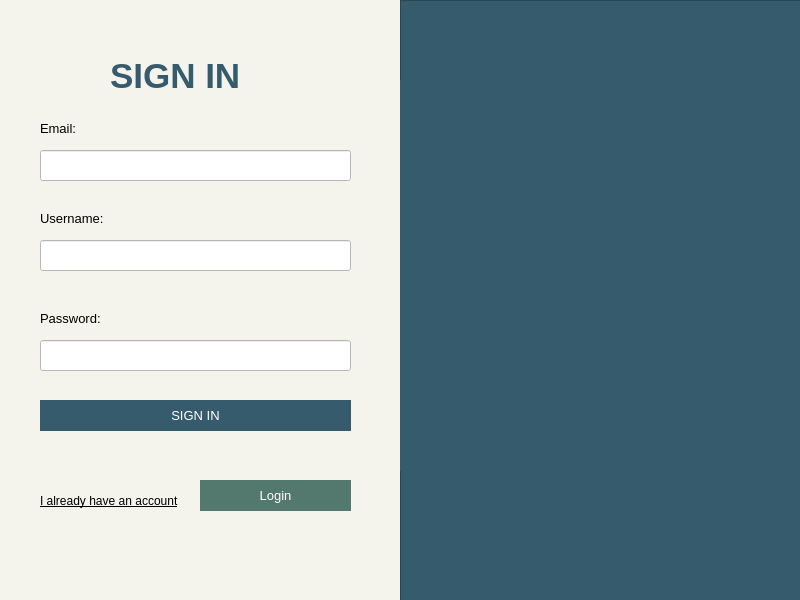
<?xml version="1.0" encoding="UTF-8"?>
<ui version="4.0">
 <class>signUp</class>
 <widget class="QWidget" name="signUp">
  <property name="geometry">
   <rect>
    <x>0</x>
    <y>0</y>
    <width>800</width>
    <height>600</height>
   </rect>
  </property>
  <property name="windowTitle">
   <string>Form</string>
  </property>
  <property name="styleSheet">
   <string notr="true">background-color: #f4f4ec;
color: black;</string>
  </property>
  <widget class="QLineEdit" name="usernameLine">
   <property name="geometry">
    <rect>
     <x>40</x>
     <y>240</y>
     <width>311</width>
     <height>31</height>
    </rect>
   </property>
   <property name="font">
    <font>
     <pointsize>10</pointsize>
    </font>
   </property>
   <property name="autoFillBackground">
    <bool>false</bool>
   </property>
   <property name="styleSheet">
    <string notr="true">color: black;
background-color: white;</string>
   </property>
   <property name="text">
    <string/>
   </property>
  </widget>
  <widget class="QLineEdit" name="passwordLine">
   <property name="geometry">
    <rect>
     <x>40</x>
     <y>340</y>
     <width>311</width>
     <height>31</height>
    </rect>
   </property>
   <property name="font">
    <font>
     <pointsize>10</pointsize>
    </font>
   </property>
   <property name="styleSheet">
    <string notr="true">color: black;
background-color: white;</string>
   </property>
   <property name="text">
    <string/>
   </property>
   <property name="echoMode">
    <enum>QLineEdit::Password</enum>
   </property>
  </widget>
  <widget class="QPushButton" name="pushButton">
   <property name="geometry">
    <rect>
     <x>40</x>
     <y>400</y>
     <width>311</width>
     <height>31</height>
    </rect>
   </property>
   <property name="palette">
    <palette>
     <active>
      <colorrole role="WindowText">
       <brush brushstyle="SolidPattern">
        <color alpha="255">
         <red>255</red>
         <green>255</green>
         <blue>255</blue>
        </color>
       </brush>
      </colorrole>
      <colorrole role="Button">
       <brush brushstyle="SolidPattern">
        <color alpha="255">
         <red>54</red>
         <green>91</green>
         <blue>109</blue>
        </color>
       </brush>
      </colorrole>
      <colorrole role="Text">
       <brush brushstyle="SolidPattern">
        <color alpha="255">
         <red>255</red>
         <green>255</green>
         <blue>255</blue>
        </color>
       </brush>
      </colorrole>
      <colorrole role="ButtonText">
       <brush brushstyle="SolidPattern">
        <color alpha="255">
         <red>255</red>
         <green>255</green>
         <blue>255</blue>
        </color>
       </brush>
      </colorrole>
      <colorrole role="Base">
       <brush brushstyle="SolidPattern">
        <color alpha="255">
         <red>54</red>
         <green>91</green>
         <blue>109</blue>
        </color>
       </brush>
      </colorrole>
      <colorrole role="Window">
       <brush brushstyle="SolidPattern">
        <color alpha="255">
         <red>54</red>
         <green>91</green>
         <blue>109</blue>
        </color>
       </brush>
      </colorrole>
     </active>
     <inactive>
      <colorrole role="WindowText">
       <brush brushstyle="SolidPattern">
        <color alpha="255">
         <red>255</red>
         <green>255</green>
         <blue>255</blue>
        </color>
       </brush>
      </colorrole>
      <colorrole role="Button">
       <brush brushstyle="SolidPattern">
        <color alpha="255">
         <red>54</red>
         <green>91</green>
         <blue>109</blue>
        </color>
       </brush>
      </colorrole>
      <colorrole role="Text">
       <brush brushstyle="SolidPattern">
        <color alpha="255">
         <red>255</red>
         <green>255</green>
         <blue>255</blue>
        </color>
       </brush>
      </colorrole>
      <colorrole role="ButtonText">
       <brush brushstyle="SolidPattern">
        <color alpha="255">
         <red>255</red>
         <green>255</green>
         <blue>255</blue>
        </color>
       </brush>
      </colorrole>
      <colorrole role="Base">
       <brush brushstyle="SolidPattern">
        <color alpha="255">
         <red>54</red>
         <green>91</green>
         <blue>109</blue>
        </color>
       </brush>
      </colorrole>
      <colorrole role="Window">
       <brush brushstyle="SolidPattern">
        <color alpha="255">
         <red>54</red>
         <green>91</green>
         <blue>109</blue>
        </color>
       </brush>
      </colorrole>
     </inactive>
     <disabled>
      <colorrole role="WindowText">
       <brush brushstyle="SolidPattern">
        <color alpha="255">
         <red>255</red>
         <green>255</green>
         <blue>255</blue>
        </color>
       </brush>
      </colorrole>
      <colorrole role="Button">
       <brush brushstyle="SolidPattern">
        <color alpha="255">
         <red>54</red>
         <green>91</green>
         <blue>109</blue>
        </color>
       </brush>
      </colorrole>
      <colorrole role="Text">
       <brush brushstyle="SolidPattern">
        <color alpha="255">
         <red>255</red>
         <green>255</green>
         <blue>255</blue>
        </color>
       </brush>
      </colorrole>
      <colorrole role="ButtonText">
       <brush brushstyle="SolidPattern">
        <color alpha="255">
         <red>255</red>
         <green>255</green>
         <blue>255</blue>
        </color>
       </brush>
      </colorrole>
      <colorrole role="Base">
       <brush brushstyle="SolidPattern">
        <color alpha="255">
         <red>54</red>
         <green>91</green>
         <blue>109</blue>
        </color>
       </brush>
      </colorrole>
      <colorrole role="Window">
       <brush brushstyle="SolidPattern">
        <color alpha="255">
         <red>54</red>
         <green>91</green>
         <blue>109</blue>
        </color>
       </brush>
      </colorrole>
     </disabled>
    </palette>
   </property>
   <property name="font">
    <font>
     <pointsize>10</pointsize>
    </font>
   </property>
   <property name="cursor">
    <cursorShape>PointingHandCursor</cursorShape>
   </property>
   <property name="styleSheet">
    <string notr="true">QPushButton {
    background-color: #365b6d;
    color: white;
    border: 2px solid #365b6d;
    border-radius: 50px;
    padding: 5px;
}
QPushButton:hover {
    background-color: #289dd2;
	border: 2px solid #289dd2;
}
QPushButton:pressed {
    border-style: inset;
    background-color: #365b6d;
}
</string>
   </property>
   <property name="text">
    <string>SIGN IN</string>
   </property>
  </widget>
  <widget class="QLabel" name="usernameLabel">
   <property name="geometry">
    <rect>
     <x>40</x>
     <y>210</y>
     <width>91</width>
     <height>16</height>
    </rect>
   </property>
   <property name="font">
    <font>
     <pointsize>10</pointsize>
    </font>
   </property>
   <property name="text">
    <string>Username:</string>
   </property>
  </widget>
  <widget class="QPushButton" name="loginButton">
   <property name="geometry">
    <rect>
     <x>200</x>
     <y>480</y>
     <width>151</width>
     <height>31</height>
    </rect>
   </property>
   <property name="font">
    <font>
     <pointsize>10</pointsize>
    </font>
   </property>
   <property name="styleSheet">
    <string notr="true">QPushButton {
    background-color: #53786d;
    color: white;
    border: 2px solid #53786d;
    border-radius: 50px;
    padding: 5px;
}
QPushButton:hover {
    background-color: #289dd2;
	border: 2px solid #289dd2;
}
QPushButton:pressed {
    border-style: inset;
    background-color: #53786d;
}
</string>
   </property>
   <property name="text">
    <string>Login</string>
   </property>
  </widget>
  <widget class="QLabel" name="loginLabel">
   <property name="geometry">
    <rect>
     <x>110</x>
     <y>50</y>
     <width>191</width>
     <height>51</height>
    </rect>
   </property>
   <property name="font">
    <font>
     <family>MS Shell Dlg 2</family>
     <pointsize>26</pointsize>
     <weight>75</weight>
     <bold>true</bold>
    </font>
   </property>
   <property name="styleSheet">
    <string notr="true">color: #365b6d;</string>
   </property>
   <property name="text">
    <string>SIGN IN</string>
   </property>
  </widget>
  <widget class="QFrame" name="frame">
   <property name="geometry">
    <rect>
     <x>400</x>
     <y>0</y>
     <width>401</width>
     <height>601</height>
    </rect>
   </property>
   <property name="styleSheet">
    <string notr="true">background: #365b6d;</string>
   </property>
   <property name="frameShape">
    <enum>QFrame::StyledPanel</enum>
   </property>
   <property name="frameShadow">
    <enum>QFrame::Raised</enum>
   </property>
   <widget class="QLabel" name="label">
    <property name="geometry">
     <rect>
      <x>-50</x>
      <y>80</y>
      <width>491</width>
      <height>391</height>
     </rect>
    </property>
    <property name="text">
     <string/>
    </property>
    <property name="pixmap">
     <pixmap>img/econologo_bkgd.png</pixmap>
    </property>
   </widget>
  </widget>
  <widget class="QLineEdit" name="emailLine">
   <property name="geometry">
    <rect>
     <x>40</x>
     <y>150</y>
     <width>311</width>
     <height>31</height>
    </rect>
   </property>
   <property name="font">
    <font>
     <pointsize>10</pointsize>
    </font>
   </property>
   <property name="autoFillBackground">
    <bool>false</bool>
   </property>
   <property name="styleSheet">
    <string notr="true">color: black;
background-color: white;</string>
   </property>
   <property name="text">
    <string/>
   </property>
  </widget>
  <widget class="QLabel" name="passwordLabel">
   <property name="geometry">
    <rect>
     <x>40</x>
     <y>310</y>
     <width>81</width>
     <height>16</height>
    </rect>
   </property>
   <property name="font">
    <font>
     <pointsize>10</pointsize>
    </font>
   </property>
   <property name="text">
    <string>Password:</string>
   </property>
  </widget>
  <widget class="QLabel" name="label_2">
   <property name="geometry">
    <rect>
     <x>40</x>
     <y>490</y>
     <width>151</width>
     <height>21</height>
    </rect>
   </property>
   <property name="font">
    <font>
     <underline>true</underline>
    </font>
   </property>
   <property name="text">
    <string>I already have an account</string>
   </property>
  </widget>
  <widget class="QLabel" name="usernameLabel_2">
   <property name="geometry">
    <rect>
     <x>40</x>
     <y>120</y>
     <width>91</width>
     <height>16</height>
    </rect>
   </property>
   <property name="font">
    <font>
     <pointsize>10</pointsize>
    </font>
   </property>
   <property name="text">
    <string>Email:</string>
   </property>
  </widget>
 </widget>
 <resources/>
 <connections/>
</ui>
